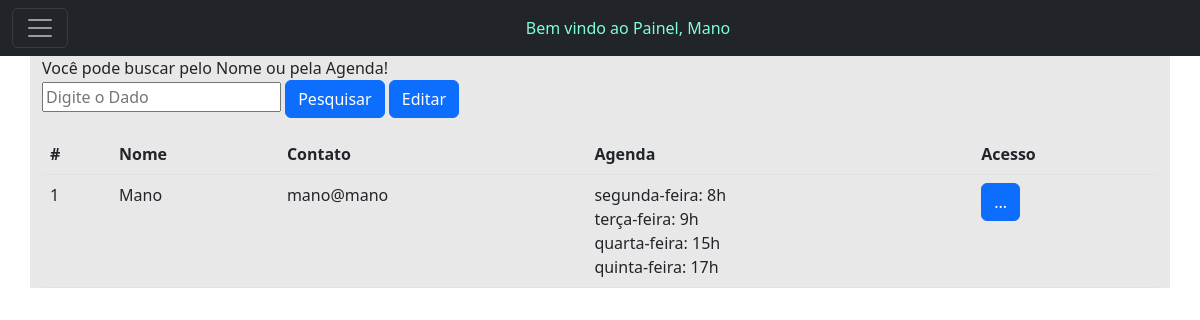
The app's page /busca.php?busca=Mano (signed in) with its own data.
### tables this page shows
CREATE TABLE `usuarios` (
  `id` int(11) NOT NULL,
  `nome` varchar(140) NOT NULL,
  `fone` varchar(20) NOT NULL,
  `responsavel` varchar(140) NOT NULL,
  `endereco` varchar(150) NOT NULL,
  `email` varchar(140) NOT NULL,
  `data_nasc` date NOT NULL,
  `tipo` varchar(20) NOT NULL,
  `agenda` varchar(150) NOT NULL,
  `senha` varchar(16) NOT NULL,
  `aulas` longtext NOT NULL,
  `matricula` varchar(100) NOT NULL,
  `financeiro_aberto` varchar(500) NOT NULL,
  `financeiro_pago` varchar(500) NOT NULL,
  `valor_aula` varchar(20) NOT NULL,
  `divida_ativa` varchar(20) NOT NULL,
  `divida_paga` varchar(20) NOT NULL
);

### busca.php (the view, shortened to what this page needs)
<?php
include('conexao.php');
?>
<!doctype html>
<html lang="pt-br">
<head>
  <link href="https://cdn.jsdelivr.net/npm/bootstrap@5.2.1/dist/css/bootstrap.min.css" rel="stylesheet"
>
</head>
<body>
  <header>
<nav class="navbar navbar-dark bg-dark">
  <div class="container-fluid">
    <button class="navbar-toggler" type="button" data-bs-toggle="collapse" data-bs-target="#navbarToggleExternalContent" aria-controls="navbarToggleExternalContent" aria-expanded="false" aria-label="Toggle navigation">
      <span class="navbar-toggler-icon"></span>
    </button>
    <h7 class="text-center m-auto" style="color: aquamarine;">Bem vindo ao Painel, <?php echo $_SESSION['nome'];?>
</h7>
  </div>
</nav>
  <main>
    <div class="container bg-opacity-10 bg-dark">
<form action="">
  <label>Você pode buscar pelo Nome ou pela Agenda!</label><br>
    <input name="busca" placeholder="Digite o Dado" type="text">
    <button class="btn btn-primary" type="submit" role="button">Pesquisar</button>
    <a class="btn btn-primary" href="editar.php" role="button">Editar</a><br>
</form>
<table class="table" border="1">
<table class="table">
  <thead>
    <tr>
      <th scope="col">#</th>
      <th scope="col">Nome</th>
      <th scope="col">Contato</th>
      <th scope="col">Agenda</th>
      <th scope="col">Acesso</th>
    </tr>
  </thead>
  <tbody>
  <?php
  if (!isset($_GET['busca'])) {
    ?>
  <tr>
      <th scope="row">#</th>
      <td colspan="3">Digite para pesquisar</td>
    </tr>
    <?php
} else {
  $pesquisa = $mysqli->real_escape_string($_GET['busca']);
$sql_code = "SELECT *
FROM usuarios
WHERE nome LIKE '%$pesquisa%'
OR tipo LIKE '%$pesquisa%'
OR agenda LIKE '%$pesquisa%'";
$sql_query = $mysqli->query($sql_code) or die("Error ao consultar" . $mysqli->error);
if ($sql_query->num_rows == 0) {
  ?>
  <tr>
  <th scope="row">1</th>
  <td colspan="3">Resultados NÃO encontrados...</td>
</tr>
<?php
} else {
while($dados = $sql_query->fetch_assoc()){
  $nome_link = $dados['nome'];
  ?>
  <tr>
    <td><?php echo $dados['id']; ?></td>
    <td><?php echo $nome_link; ?></td>
    <td><?php echo $dados['email']; ?></td>
    <td><?php echo $dados['agenda']; ?></td>
    <td>
    <form action="aula.php">
        <button class="btn btn-primary" type="submit" role="button">...</button>
</form>
    </td>
  </tr>
  <?php
}
} ?>
<?php
}
  ?>
</tbody>
</table>
</div>
  </main>
</body>
</html>

### records on screen
usuarios: id "1", nome "Mano", email "mano@mano", agenda "segunda-feira: 8h terça-feira: 9h quarta-feira: 15h quinta-feira: 17h"

### other values on screen
$_SESSION['nome'] "Mano"
